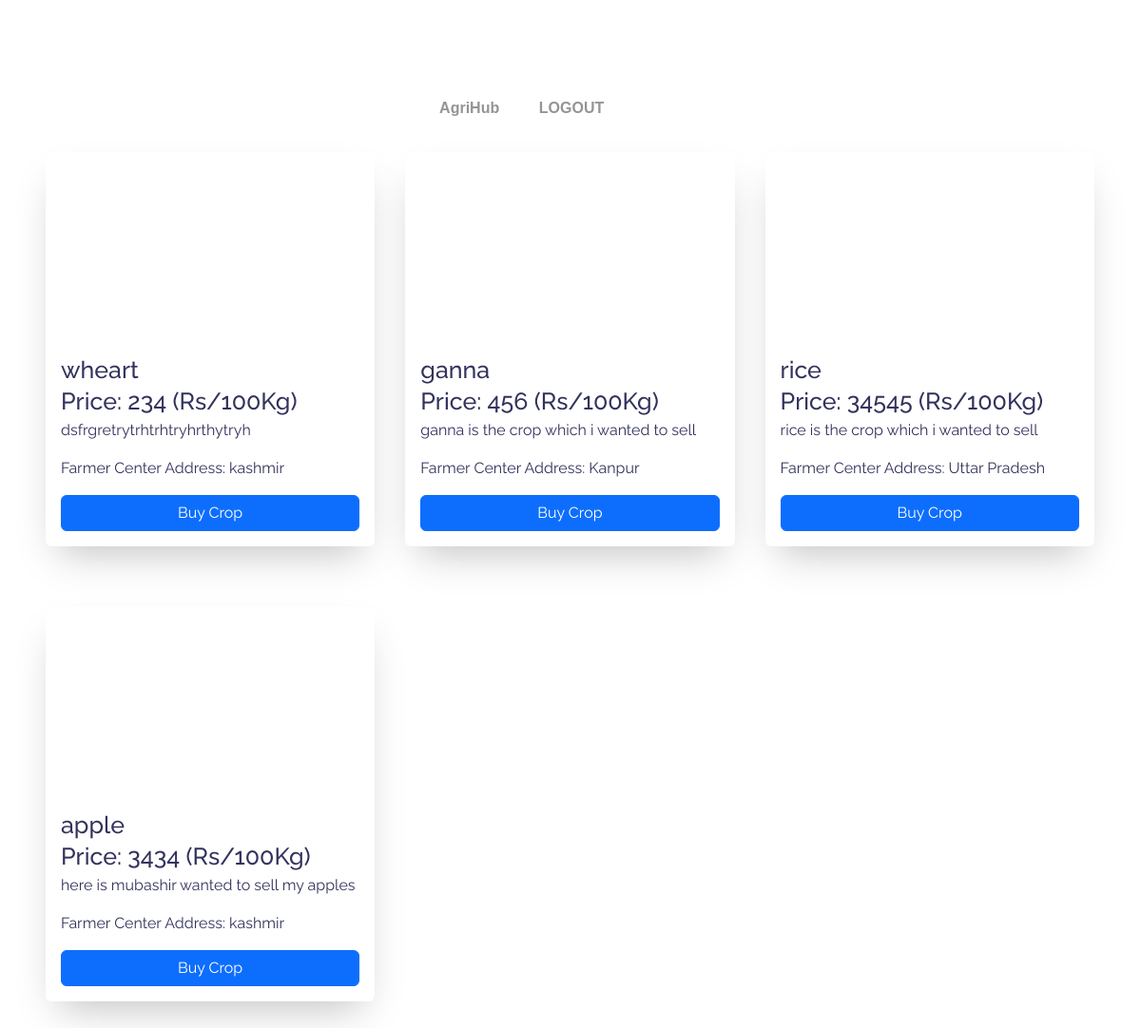
Screenshot of /buyerdashboard with the database file from the repository.
### agrihub/models.py (models this page shows)
class Crop(db.Model,UserMixin):
    id = db.Column(db.Integer, primary_key=True)
    crop_name = db.Column(db.String(100), nullable=False)
    date_posted = db.Column(db.DateTime, nullable=False, default=datetime.utcnow)
    content = db.Column(db.Text, nullable=False)
    price=db.Column(db.Integer,nullable=False)
    farmer_address=db.Column(db.String(100),nullable=False)
    def __repr__(self):
        return f"Post('{self.crop_name}', '{self.date_posted}')"

### agrihub/routes.py (the view)
@app.route('/buyerdashboard',methods=["GET","POST"])
def buyerDashboard():
     crops=Crop.query.all()
     print(crops)
     return render_template('buyerdashboard.html',crops=crops)

### agrihub/templates/buyerdashboard.html (shortened to what this page needs)
<!DOCTYPE html>
<html lang="en">
<head>
    <link href="https://cdn.jsdelivr.net/npm/bootstrap@5.3.0-alpha3/dist/css/bootstrap.min.css" rel="stylesheet">
</head>
<body>
    <div>
        <nav id="nav">
            <a href="#">AgriHub</a>
            <a href="/logout">LOGOUT</a>
            <div id="indicator"></div>
          </nav>
    </div>
    <div class="container" style="margin-top: 7rem;">
        {% for crop in crops %}
        <div class="cards">
            <div class="card-item">
              <div class="card-image">
              </div>
              <div class="card-info">
                <h1 class="card-title">{{crop.crop_name}}</h1>
                <h3 class="card-title">Price: {{crop.price}} (Rs/100Kg)</h3>
                <p class="card-intro">{{crop.content}}</p>
                <p>Farmer Center Address: {{crop.farmer_address}}</p>
                <button type="button" class="btn btn-primary">Buy Crop</button>
              </div>
            </div>
          </div>
        {% endfor %}
      </div>
</body>
</html>

### agrihub/templates/buyerdashboard.html (style rules this page uses)
*, *::before, *::after { box-sizing: border-box; }
body { padding: 2rem 0.5rem; font-family: 'Raleway', Sans-serif; color: #32325d; -webkit-font-smoothing: antialiased; -moz-osx-font-smoothing: grayscale; text-rendering: optimizeLegibility; margin: 0; }
@media (min-width: 40rem) { body { padding: 2rem; } }
.container { display: flex; -webkit-display: box; -moz-display: box; -ms-display: flexbox; -webkit-display: flex; flex-wrap: wrap; padding: 0; margin: 0; }
.cards { display: flex; padding: 1rem; margin-bottom: 2rem; width: 100%; }
@media (min-width: 40rem) { .cards { width: 50%; } }
@media (min-width: 56rem) { .cards { width: 33.3%; } }
.cards .card-item { display: flex; flex-direction: column; background-color: #fff; width: 100%; border-radius: 6px; box-shadow: 0 20px 40px -14px rgba(0,0,0,0.25); overflow: hidden; transition: transform 0.5s; -webkit-transition: transform 0.5s; }
.cards .card-info { display: flex; flex: 1 1 auto; flex-direction: column; padding: 1rem; line-height: 1.5em; }
.cards .card-title { font-size: 25px; line-height: 1.1em; color: #32325d; margin-bottom: 0.2em; }
.cards .card-image { height: 200px; overflow: hidden; background-size: cover; background-position: center; background-repeat: no-repeat; border-radius: 6px 6px 0px 0px; opacity: 0.91; }
nav { position: absolute; top: 10%; right: 0; left: 0; width: 319px; display: table; margin: 0 auto; transform: translateY(-50%); }
nav a { position: relative; width: 33.333%; display: table-cell; text-align: center; color: #949494; text-decoration: none; font-family: Verdana, Geneva, Tahoma, sans-serif; font-weight: bold; padding: 10px 20px; transition: 0.2s ease color; }
nav a:before, nav a:after { content: ""; position: absolute; border-radius: 50%; transform: scale(0); transition: 0.2s ease transform; }
nav a:before { top: 0; left: 10px; width: 6px; height: 6px; }
nav a:after { top: 5px; left: 18px; width: 4px; height: 4px; }
nav a:nth-child(1):before { background-color: yellow; }
nav a:nth-child(1):after { background-color: red; }
nav a:nth-child(2):before { background-color: #00e2ff; }
nav a:nth-child(2):after { background-color: #89ff00; }
#indicator { position: absolute; left: 5%; bottom: 0; width: 30px; height: 3px; background-color: #fff; border-radius: 5px; transition: 0.2s ease left; }
body { background-image: url(https://i.pinimg.com/originals/b2/fe/91/b2fe91505525ba942ae7d85a2cd7a6d4.gif); }

### rows the page displays
Crop: crop_name "wheart", price "234", content "dsfrgretrytrhtrhtryhrthytryh", farmer_address "kashmir"
Crop: crop_name "ganna", price "456", content "ganna is the crop which i wanted to sell", farmer_address "Kanpur"
Crop: crop_name "rice", price "34545", content "rice is the crop which i wanted to sell", farmer_address "Uttar Pradesh"
Crop: crop_name "apple", price "3434", content "here is mubashir wanted to sell my apples", farmer_address "kashmir"
